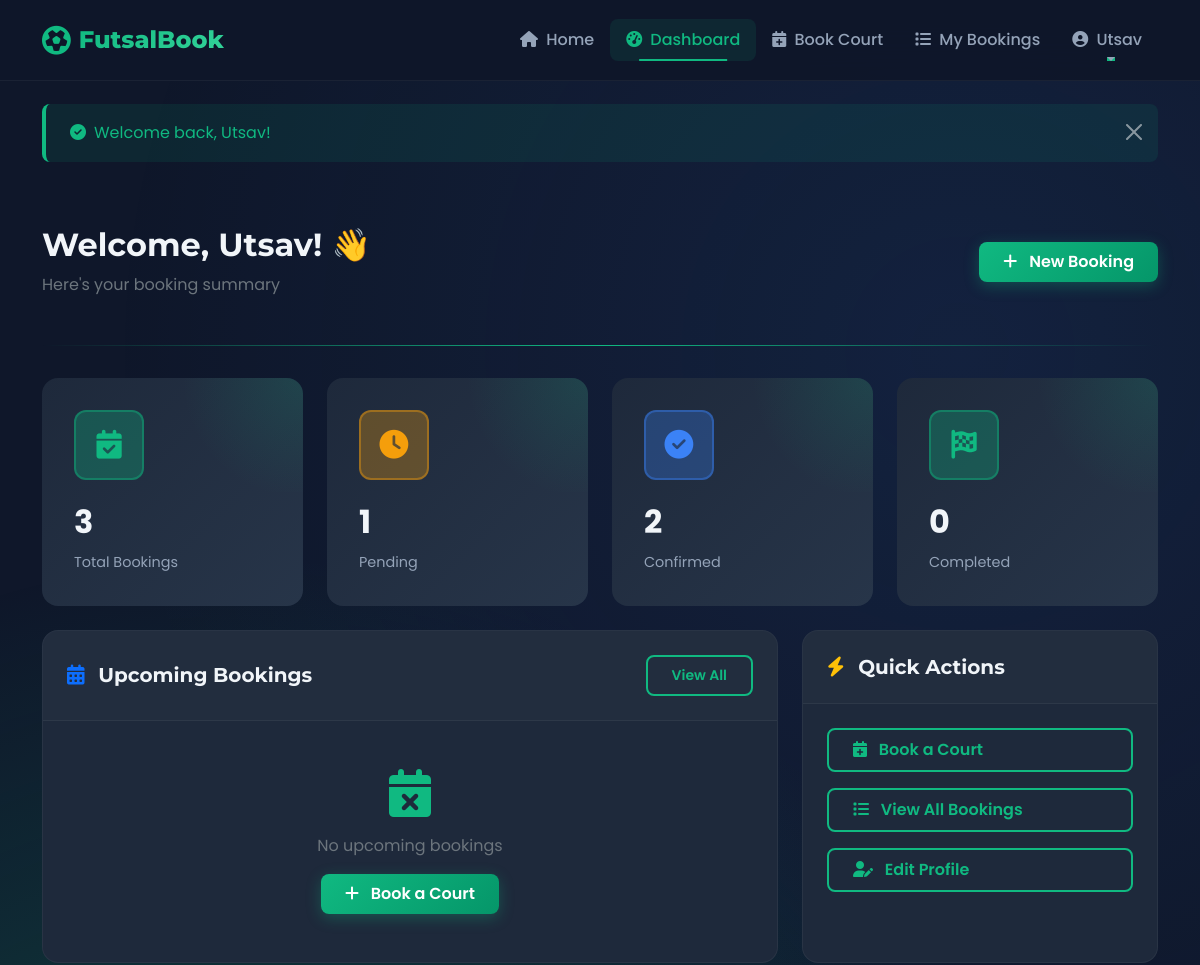
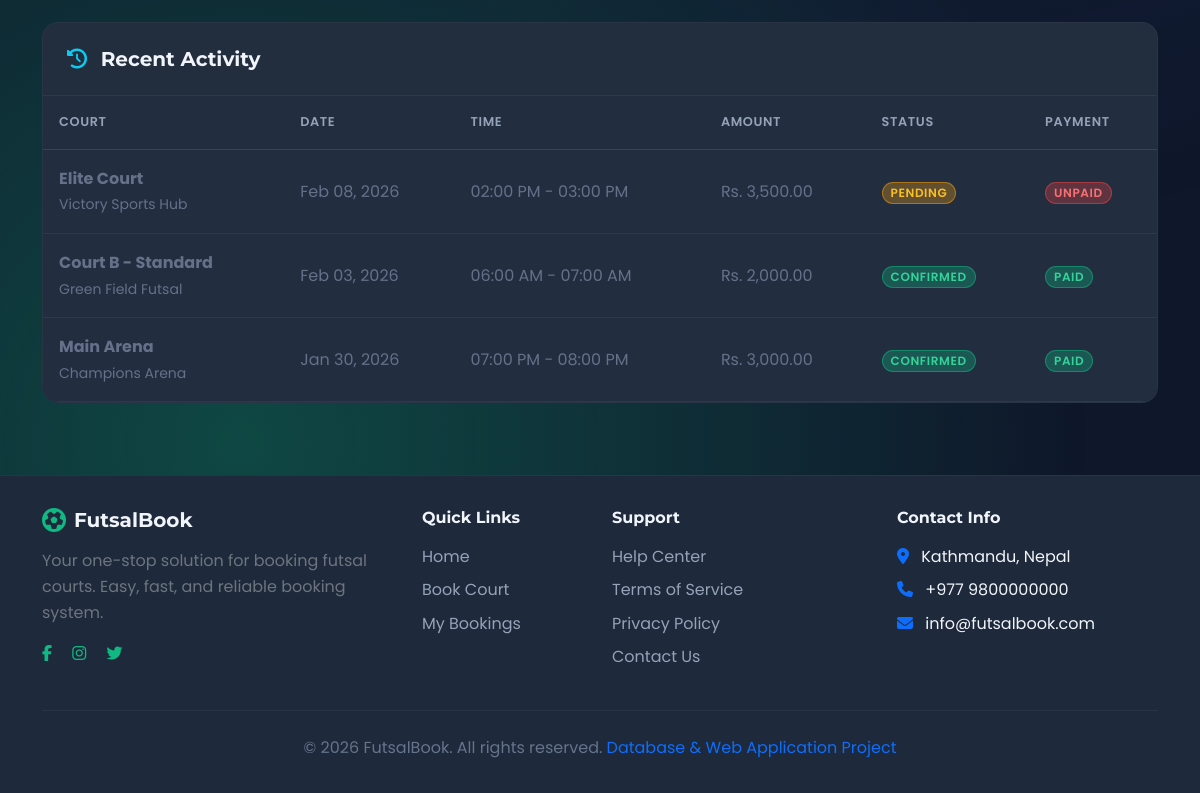
/user/dashboard.php (signed in), run on the app's committed database (2 pictures, top to bottom).
### tables this page shows
CREATE TABLE `bookings` (
  `booking_id` int(11) NOT NULL,
  `user_id` int(11) NOT NULL,
  `court_id` int(11) NOT NULL,
  `booking_date` date NOT NULL,
  `start_time` time NOT NULL,
  `end_time` time NOT NULL,
  `total_price` decimal(10,2) NOT NULL,
  `booking_status` enum('pending','confirmed','cancelled','completed') DEFAULT 'pending',
  `created_at` timestamp NOT NULL DEFAULT current_timestamp(),
  `updated_at` timestamp NOT NULL DEFAULT current_timestamp() ON UPDATE current_timestamp()
);

CREATE TABLE `courts` (
  `court_id` int(11) NOT NULL,
  `futsal_id` int(11) NOT NULL,
  `court_name` varchar(100) NOT NULL,
  `surface_type` varchar(50) NOT NULL,
  `price_per_hour` decimal(10,2) NOT NULL,
  `status` enum('active','maintenance') DEFAULT 'active',
  `created_at` timestamp NOT NULL DEFAULT current_timestamp(),
  `updated_at` timestamp NOT NULL DEFAULT current_timestamp() ON UPDATE current_timestamp()
);

CREATE TABLE `futsals` (
  `futsal_id` int(11) NOT NULL,
  `futsal_name` varchar(100) NOT NULL,
  `address` varchar(255) NOT NULL,
  `city` varchar(100) NOT NULL,
  `contact_number` varchar(20) NOT NULL,
  `open_time` time NOT NULL,
  `close_time` time NOT NULL,
  `status` enum('active','maintenance') DEFAULT 'active',
  `created_at` timestamp NOT NULL DEFAULT current_timestamp(),
  `updated_at` timestamp NOT NULL DEFAULT current_timestamp() ON UPDATE current_timestamp()
);

CREATE TABLE `payments` (
  `payment_id` int(11) NOT NULL,
  `booking_id` int(11) NOT NULL,
  `amount` decimal(10,2) NOT NULL,
  `method` enum('cash','esewa','khalti','bank') NOT NULL,
  `payment_status` enum('unpaid','paid','refunded') DEFAULT 'unpaid',
  `paid_at` datetime DEFAULT NULL,
  `transaction_ref` varchar(100) DEFAULT NULL,
  `created_at` timestamp NOT NULL DEFAULT current_timestamp(),
  `updated_at` timestamp NOT NULL DEFAULT current_timestamp() ON UPDATE current_timestamp()
);

### user/dashboard.php (the view, shortened to what this page needs)
<?php
require_once '../config/database.php';
require_once '../includes/functions.php';
$user_id = $_SESSION['user_id'];
$stmt = $pdo->prepare("SELECT
    COUNT(*) as total_bookings,
    SUM(CASE WHEN booking_status = 'pending' THEN 1 ELSE 0 END) as pending,
    SUM(CASE WHEN booking_status = 'confirmed' THEN 1 ELSE 0 END) as confirmed,
    SUM(CASE WHEN booking_status = 'completed' THEN 1 ELSE 0 END) as completed
    FROM bookings WHERE user_id = ?");
$stmt->execute([$user_id]);
$stats = $stmt->fetch();
$stmt = $pdo->prepare("SELECT b.*, c.court_name, c.price_per_hour, f.futsal_name, f.address
                       FROM bookings b
                       JOIN courts c ON b.court_id = c.court_id
                       JOIN futsals f ON c.futsal_id = f.futsal_id
                       WHERE b.user_id = ? AND b.booking_date >= CURDATE() AND b.booking_status IN ('pending', 'confirmed')
                       ORDER BY b.booking_date ASC, b.start_time ASC
                       LIMIT 5");
$stmt->execute([$user_id]);
$upcomingBookings = $stmt->fetchAll();
$stmt = $pdo->prepare("SELECT b.*, c.court_name, f.futsal_name, p.payment_status
                       FROM bookings b
                       JOIN courts c ON b.court_id = c.court_id
                       JOIN futsals f ON c.futsal_id = f.futsal_id
                       LEFT JOIN payments p ON b.booking_id = p.booking_id
                       WHERE b.user_id = ?
                       ORDER BY b.created_at DESC
                       LIMIT 5");
$stmt->execute([$user_id]);
$recentBookings = $stmt->fetchAll();
include '../includes/header.php';
include '../includes/navbar.php';
?>
<div class="container py-4">
    <?php echo displayAlert(); ?>
    <div class="page-header">
        <div class="row align-items-center">
            <div class="col">
                <h1 class="page-title">Welcome, <?php echo htmlspecialchars($_SESSION['first_name']); ?>! 👋</h1>
                <p class="text-secondary mb-0">Here's your booking summary</p>
            </div>
            <div class="col-auto">
                <a href="book-court.php" class="btn btn-primary">
                    <i class="fas fa-plus me-2"></i> New Booking
                </a>
            </div>
        </div>
    </div>
    <div class="row g-4 mb-4">
        <div class="col-md-6 col-lg-3">
            <div class="stat-card">
                <div class="stat-icon green">
                    <i class="fas fa-calendar-check"></i>
                </div>
                <div class="stat-value"><?php echo $stats['total_bookings']; ?></div>
                <div class="stat-label">Total Bookings</div>
            </div>
        </div>
        <div class="col-md-6 col-lg-3">
            <div class="stat-card">
                <div class="stat-icon orange">
                    <i class="fas fa-clock"></i>
                </div>
                <div class="stat-value"><?php echo $stats['pending']; ?></div>
                <div class="stat-label">Pending</div>
            </div>
        </div>
        <div class="col-md-6 col-lg-3">
            <div class="stat-card">
                <div class="stat-icon blue">
                    <i class="fas fa-check-circle"></i>
                </div>
                <div class="stat-value"><?php echo $stats['confirmed']; ?></div>
                <div class="stat-label">Confirmed</div>
            </div>
        </div>
        <div class="col-md-6 col-lg-3">
            <div class="stat-card">
                <div class="stat-icon green">
                    <i class="fas fa-flag-checkered"></i>
                </div>
                <div class="stat-value"><?php echo $stats['completed']; ?></div>
                <div class="stat-label">Completed</div>
            </div>
        </div>
    </div>
    <div class="row g-4">
        <div class="col-lg-8">
            <div class="card h-100">
                <div class="card-header d-flex justify-content-between align-items-center">
                    <h5 class="mb-0">
                        <i class="fas fa-calendar-alt me-2 text-primary"></i>
                        Upcoming Bookings
                    </h5>
                    <a href="my-bookings.php" class="btn btn-sm btn-outline-primary">View All</a>
                </div>
                <div class="card-body">
                    <?php if (empty($upcomingBookings)): ?>
                        <div class="text-center py-4">
                            <i class="fas fa-calendar-times fa-3x mb-3" style="color: #94a3b8;"></i>
                            <p class="text-secondary mb-3">No upcoming bookings</p>
                            <a href="book-court.php" class="btn btn-primary">
                                <i class="fas fa-plus me-2"></i> Book a Court
                            </a>
                        </div>
                    <?php endif; ?>
                </div>
            </div>
        </div>
        <div class="col-lg-4">
            <div class="card h-100">
                <div class="card-header">
                    <h5 class="mb-0">
                        <i class="fas fa-bolt me-2 text-warning"></i>
                        Quick Actions
                    </h5>
                </div>
                <div class="card-body">
                    <a href="book-court.php" class="btn btn-outline-primary w-100 mb-3 text-start">
                        <i class="fas fa-calendar-plus me-2"></i> Book a Court
                    </a>
                    <a href="my-bookings.php" class="btn btn-outline-primary w-100 mb-3 text-start">
                        <i class="fas fa-list me-2"></i> View All Bookings
                    </a>
                    <a href="profile.php" class="btn btn-outline-primary w-100 text-start">
                        <i class="fas fa-user-edit me-2"></i> Edit Profile
                    </a>
                </div>
            </div>
        </div>
    </div>
    <div class="card mt-4">
        <div class="card-header">
            <h5 class="mb-0">
                <i class="fas fa-history me-2 text-info"></i>
                Recent Activity
            </h5>
        </div>
        <div class="card-body p-0">
            <?php if (empty($recentBookings)): ?>
                <div class="text-center py-4">
                    <p class="text-secondary mb-0">No recent activity</p>
                </div>
            <?php else: ?>
                <div class="table-responsive">
                    <table class="table mb-0" style="background: #222D3F;">
                        <thead>
                            <tr style="background: #222D3F;">
                                <th style="background: #222D3F; color: #94a3b8;">Court</th>
                                <th style="background: #222D3F; color: #94a3b8;">Date</th>
                                <th style="background: #222D3F; color: #94a3b8;">Time</th>
                                <th style="background: #222D3F; color: #94a3b8;">Amount</th>
                                <th style="background: #222D3F; color: #94a3b8;">Status</th>
                                <th style="background: #222D3F; color: #94a3b8;">Payment</th>
                            </tr>
                        </thead>
                        <tbody>
                            <?php foreach ($recentBookings as $booking): ?>
                                <tr style="background: #222D3F;">
                                    <td style="background: #222D3F;">
                                        <strong style="color: #647189;"><?php echo htmlspecialchars($booking['court_name']); ?></strong>
                                        <br>
                                        <small style="color: #647189;"><?php echo htmlspecialchars($booking['futsal_name']); ?></small>
                                    </td>
                                    <td style="background: #222D3F; color: #647189;"><?php echo formatDate($booking['booking_date']); ?></td>
                                    <td style="background: #222D3F; color: #647189;">
                                        <?php echo formatTime($booking['start_time']); ?> -
                                        <?php echo formatTime($booking['end_time']); ?>
                                    </td>
                                    <td style="background: #222D3F; color: #647189;"><?php echo formatCurrency($booking['total_price']); ?></td>
                                    <td style="background: #222D3F;">
                                        <span class="badge bg-<?php echo getStatusBadge($booking['booking_status']); ?>">
                                            <?php echo ucfirst($booking['booking_status']); ?>
                                        </span>
                                    </td>
                                    <td style="background: #222D3F;">
                                        <?php if ($booking['payment_status']): ?>
                                            <span class="badge bg-<?php echo getStatusBadge($booking['payment_status']); ?>">
                                                <?php echo ucfirst($booking['payment_status']); ?>
                                            </span>
                                        <?php else: ?>
                                            <span class="badge bg-secondary">N/A</span>
                                        <?php endif; ?>
                                    </td>
                                </tr>
                            <?php endforeach; ?>
                        </tbody>
                    </table>
                </div>
            <?php endif; ?>
        </div>
    </div>
</div>
<?php include '../includes/footer.php'; ?>

### data on the page
bookings: court.court_name "Elite Court", futsals.futsal_name "Victory Sports Hub", booking_date "Feb 08, 2026", start_time "02:00 PM", end_time "03:00 PM", total_price "Rs. 3,500.00", booking_status "PENDING", payments.payment_status "UNPAID"
bookings: court.court_name "Court B - Standard", futsals.futsal_name "Green Field Futsal", booking_date "Feb 03, 2026", start_time "06:00 AM", end_time "07:00 AM", total_price "Rs. 2,000.00", booking_status "CONFIRMED", payments.payment_status "PAID"
bookings: court.court_name "Main Arena", futsals.futsal_name "Champions Arena", booking_date "Jan 30, 2026", start_time "07:00 PM", end_time "08:00 PM", total_price "Rs. 3,000.00", booking_status "CONFIRMED", payments.payment_status "PAID"

### other printed values
$_SESSION['first_name'] "Utsav"
$_SESSION['success'] "Welcome back, Utsav!"
$stats['total_bookings'] "3"
$stats['pending'] "1"
$stats['confirmed'] "2"
$stats['completed'] "0"
